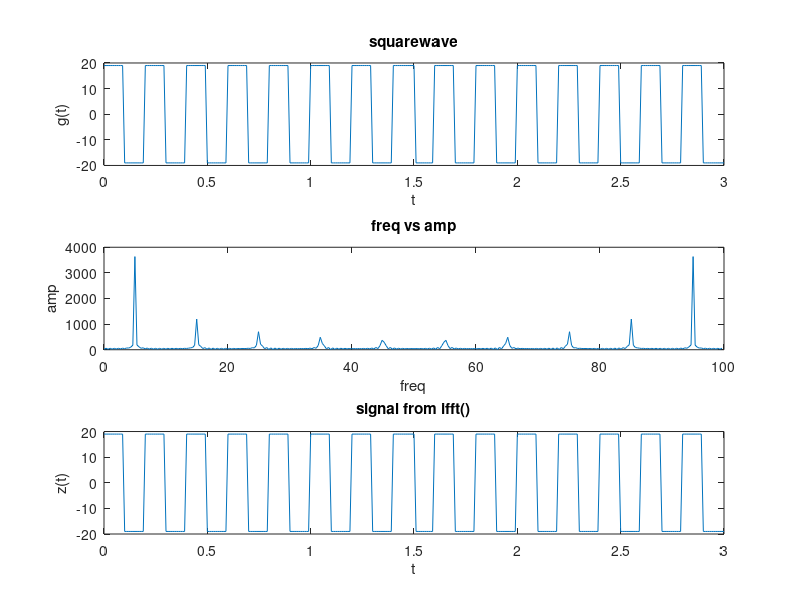

Recreate this plot in MATLAB.


fr=5;
a=19;
ts=0.01;
t=0:ts:3;
gt=a*square(2*pi*fr*t);

subplot(3,1,1);
plot(t,gt);
title("squarewave");
xlabel("t");
ylabel("g(t)");

%fourier transform using FFT

func=fft(gt);
Fs=1/ts;
f = (0:length(func)-1)*Fs/length(func);

subplot(3,1,2);
plot(f,abs(func));
title("freq vs amp");
xlabel("freq");
ylabel("amp");

% inverse fourier transform ifft()

z=ifft(func);
subplot(3,1,3);
plot(t,z);
title("signal from ifft()");
xlabel("t");
ylabel("z(t)");

